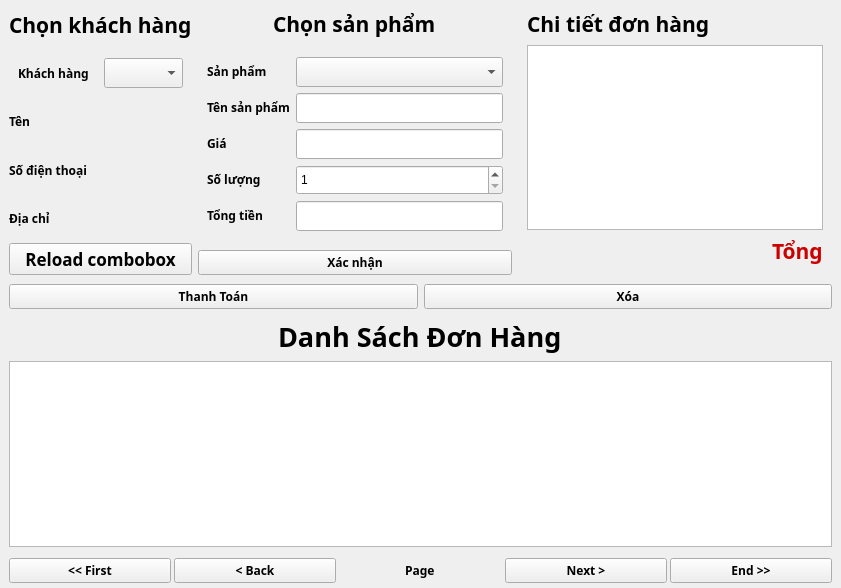
<?xml version="1.0" encoding="UTF-8"?>
<ui version="4.0">
 <class>FDatHang</class>
 <widget class="QWidget" name="FDatHang">
  <property name="geometry">
   <rect>
    <x>0</x>
    <y>0</y>
    <width>841</width>
    <height>588</height>
   </rect>
  </property>
  <property name="windowTitle">
   <string>Form</string>
  </property>
  <layout class="QVBoxLayout" name="verticalLayout">
   <property name="spacing">
    <number>0</number>
   </property>
   <property name="leftMargin">
    <number>0</number>
   </property>
   <property name="topMargin">
    <number>0</number>
   </property>
   <property name="rightMargin">
    <number>0</number>
   </property>
   <property name="bottomMargin">
    <number>0</number>
   </property>
   <item>
    <widget class="QWidget" name="widget_2" native="true">
     <layout class="QVBoxLayout" name="verticalLayout_3">
      <property name="spacing">
       <number>0</number>
      </property>
      <property name="leftMargin">
       <number>9</number>
      </property>
      <property name="topMargin">
       <number>0</number>
      </property>
      <property name="rightMargin">
       <number>9</number>
      </property>
      <property name="bottomMargin">
       <number>0</number>
      </property>
      <item>
       <widget class="QWidget" name="widget_5" native="true">
        <layout class="QHBoxLayout" name="horizontalLayout_3">
         <property name="leftMargin">
          <number>0</number>
         </property>
         <property name="topMargin">
          <number>0</number>
         </property>
         <property name="rightMargin">
          <number>0</number>
         </property>
         <property name="bottomMargin">
          <number>0</number>
         </property>
         <item>
          <widget class="QWidget" name="widget_9" native="true">
           <layout class="QVBoxLayout" name="verticalLayout_8">
            <property name="spacing">
             <number>0</number>
            </property>
            <property name="leftMargin">
             <number>0</number>
            </property>
            <property name="topMargin">
             <number>0</number>
            </property>
            <property name="rightMargin">
             <number>0</number>
            </property>
            <property name="bottomMargin">
             <number>0</number>
            </property>
            <item alignment="Qt::AlignHCenter">
             <widget class="QLabel" name="label_9">
              <property name="font">
               <font>
                <family>Ubuntu Condensed</family>
                <pointsize>16</pointsize>
                <weight>75</weight>
                <bold>true</bold>
               </font>
              </property>
              <property name="text">
               <string>Chọn khách hàng</string>
              </property>
             </widget>
            </item>
            <item>
             <widget class="QWidget" name="widget" native="true">
              <layout class="QHBoxLayout" name="horizontalLayout_4">
               <item>
                <widget class="QLabel" name="label_3">
                 <property name="font">
                  <font>
                   <family>Ubuntu Condensed</family>
                   <weight>75</weight>
                   <bold>true</bold>
                  </font>
                 </property>
                 <property name="text">
                  <string>Khách hàng</string>
                 </property>
                </widget>
               </item>
               <item>
                <widget class="QComboBox" name="cbKhachHang">
                 <property name="minimumSize">
                  <size>
                   <width>0</width>
                   <height>30</height>
                  </size>
                 </property>
                </widget>
               </item>
              </layout>
             </widget>
            </item>
            <item>
             <widget class="QLabel" name="lbTenKH">
              <property name="font">
               <font>
                <family>Ubuntu Condensed</family>
                <weight>75</weight>
                <bold>true</bold>
               </font>
              </property>
              <property name="text">
               <string>Tên</string>
              </property>
             </widget>
            </item>
            <item>
             <widget class="QLabel" name="lbSDT">
              <property name="font">
               <font>
                <family>Ubuntu Condensed</family>
                <weight>75</weight>
                <bold>true</bold>
               </font>
              </property>
              <property name="text">
               <string>Số điện thoại</string>
              </property>
             </widget>
            </item>
            <item>
             <widget class="QLabel" name="lbDiaChi">
              <property name="font">
               <font>
                <family>Ubuntu Condensed</family>
                <weight>75</weight>
                <bold>true</bold>
               </font>
              </property>
              <property name="text">
               <string>Địa chỉ</string>
              </property>
             </widget>
            </item>
            <item>
             <widget class="QPushButton" name="btnLoadCB">
              <property name="font">
               <font>
                <family>Ubuntu Condensed</family>
                <pointsize>13</pointsize>
                <weight>75</weight>
                <bold>true</bold>
               </font>
              </property>
              <property name="text">
               <string>Reload combobox</string>
              </property>
             </widget>
            </item>
           </layout>
          </widget>
         </item>
         <item>
          <widget class="QWidget" name="widget_8" native="true">
           <layout class="QVBoxLayout" name="verticalLayout_4">
            <property name="spacing">
             <number>0</number>
            </property>
            <property name="leftMargin">
             <number>0</number>
            </property>
            <property name="topMargin">
             <number>0</number>
            </property>
            <property name="rightMargin">
             <number>0</number>
            </property>
            <property name="bottomMargin">
             <number>0</number>
            </property>
            <item alignment="Qt::AlignHCenter">
             <widget class="QLabel" name="label_6">
              <property name="sizePolicy">
               <sizepolicy hsizetype="Preferred" vsizetype="Fixed">
                <horstretch>0</horstretch>
                <verstretch>0</verstretch>
               </sizepolicy>
              </property>
              <property name="maximumSize">
               <size>
                <width>16777215</width>
                <height>48</height>
               </size>
              </property>
              <property name="font">
               <font>
                <family>Ubuntu Condensed</family>
                <pointsize>16</pointsize>
                <weight>75</weight>
                <bold>true</bold>
               </font>
              </property>
              <property name="text">
               <string>Chọn sản phẩm</string>
              </property>
             </widget>
            </item>
            <item>
             <widget class="QWidget" name="widget" native="true">
              <layout class="QFormLayout" name="formLayout">
               <item row="0" column="0">
                <widget class="QLabel" name="label_2">
                 <property name="font">
                  <font>
                   <family>Ubuntu Condensed</family>
                   <weight>75</weight>
                   <bold>true</bold>
                  </font>
                 </property>
                 <property name="text">
                  <string>Sản phẩm</string>
                 </property>
                </widget>
               </item>
               <item row="0" column="1">
                <widget class="QComboBox" name="cbSanPham">
                 <property name="minimumSize">
                  <size>
                   <width>0</width>
                   <height>30</height>
                  </size>
                 </property>
                </widget>
               </item>
               <item row="1" column="0">
                <widget class="QLabel" name="label_10">
                 <property name="font">
                  <font>
                   <family>Ubuntu Condensed</family>
                   <weight>75</weight>
                   <bold>true</bold>
                  </font>
                 </property>
                 <property name="text">
                  <string>Tên sản phẩm</string>
                 </property>
                </widget>
               </item>
               <item row="1" column="1">
                <widget class="QLineEdit" name="txtTenSP">
                 <property name="enabled">
                  <bool>true</bool>
                 </property>
                 <property name="minimumSize">
                  <size>
                   <width>0</width>
                   <height>30</height>
                  </size>
                 </property>
                 <property name="readOnly">
                  <bool>true</bool>
                 </property>
                </widget>
               </item>
               <item row="2" column="0">
                <widget class="QLabel" name="label_7">
                 <property name="font">
                  <font>
                   <family>Ubuntu Condensed</family>
                   <weight>75</weight>
                   <bold>true</bold>
                  </font>
                 </property>
                 <property name="text">
                  <string>Giá</string>
                 </property>
                </widget>
               </item>
               <item row="2" column="1">
                <widget class="QLineEdit" name="txtGia">
                 <property name="enabled">
                  <bool>true</bool>
                 </property>
                 <property name="minimumSize">
                  <size>
                   <width>0</width>
                   <height>30</height>
                  </size>
                 </property>
                 <property name="readOnly">
                  <bool>true</bool>
                 </property>
                </widget>
               </item>
               <item row="3" column="0">
                <widget class="QLabel" name="label_4">
                 <property name="font">
                  <font>
                   <family>Ubuntu Condensed</family>
                   <weight>75</weight>
                   <bold>true</bold>
                  </font>
                 </property>
                 <property name="text">
                  <string>Số lượng</string>
                 </property>
                </widget>
               </item>
               <item row="3" column="1">
                <widget class="QSpinBox" name="sbSL">
                 <property name="minimumSize">
                  <size>
                   <width>0</width>
                   <height>30</height>
                  </size>
                 </property>
                 <property name="minimum">
                  <number>1</number>
                 </property>
                </widget>
               </item>
               <item row="4" column="0">
                <widget class="QLabel" name="label_5">
                 <property name="font">
                  <font>
                   <family>Ubuntu Condensed</family>
                   <weight>75</weight>
                   <bold>true</bold>
                  </font>
                 </property>
                 <property name="text">
                  <string>Tổng tiền</string>
                 </property>
                </widget>
               </item>
               <item row="4" column="1">
                <widget class="QLineEdit" name="txtTong">
                 <property name="enabled">
                  <bool>true</bool>
                 </property>
                 <property name="minimumSize">
                  <size>
                   <width>0</width>
                   <height>30</height>
                  </size>
                 </property>
                 <property name="readOnly">
                  <bool>true</bool>
                 </property>
                </widget>
               </item>
              </layout>
             </widget>
            </item>
            <item>
             <widget class="QPushButton" name="btnXacNhan">
              <property name="font">
               <font>
                <family>Ubuntu Condensed</family>
                <weight>75</weight>
                <bold>true</bold>
               </font>
              </property>
              <property name="text">
               <string>Xác nhận</string>
              </property>
             </widget>
            </item>
           </layout>
          </widget>
         </item>
         <item>
          <widget class="QWidget" name="widget_7" native="true">
           <property name="minimumSize">
            <size>
             <width>0</width>
             <height>0</height>
            </size>
           </property>
           <layout class="QVBoxLayout" name="verticalLayout_6">
            <item>
             <widget class="QLabel" name="label_12">
              <property name="font">
               <font>
                <family>Ubuntu Condensed</family>
                <pointsize>16</pointsize>
                <weight>75</weight>
                <bold>true</bold>
               </font>
              </property>
              <property name="text">
               <string>Chi tiết đơn hàng</string>
              </property>
             </widget>
            </item>
            <item>
             <widget class="QTableView" name="tabCTDH">
              <property name="editTriggers">
               <set>QAbstractItemView::NoEditTriggers</set>
              </property>
             </widget>
            </item>
            <item alignment="Qt::AlignRight">
             <widget class="QLabel" name="lbTongTien">
              <property name="font">
               <font>
                <family>Ubuntu Condensed</family>
                <pointsize>16</pointsize>
                <weight>75</weight>
                <bold>true</bold>
               </font>
              </property>
              <property name="styleSheet">
               <string notr="true">color: rgb(204, 0, 0);</string>
              </property>
              <property name="text">
               <string>Tổng</string>
              </property>
             </widget>
            </item>
           </layout>
          </widget>
         </item>
        </layout>
       </widget>
      </item>
      <item>
       <widget class="QWidget" name="widget_6" native="true">
        <property name="sizePolicy">
         <sizepolicy hsizetype="Preferred" vsizetype="Fixed">
          <horstretch>0</horstretch>
          <verstretch>0</verstretch>
         </sizepolicy>
        </property>
        <layout class="QHBoxLayout" name="horizontalLayout_2">
         <property name="leftMargin">
          <number>0</number>
         </property>
         <property name="topMargin">
          <number>9</number>
         </property>
         <property name="rightMargin">
          <number>0</number>
         </property>
         <item>
          <widget class="QPushButton" name="btnThanhToan">
           <property name="font">
            <font>
             <family>Ubuntu Condensed</family>
             <weight>75</weight>
             <bold>true</bold>
            </font>
           </property>
           <property name="text">
            <string>Thanh Toán</string>
           </property>
          </widget>
         </item>
         <item>
          <widget class="QPushButton" name="btnXoa">
           <property name="font">
            <font>
             <family>Ubuntu Condensed</family>
             <weight>75</weight>
             <bold>true</bold>
            </font>
           </property>
           <property name="text">
            <string>Xóa</string>
           </property>
          </widget>
         </item>
        </layout>
       </widget>
      </item>
     </layout>
    </widget>
   </item>
   <item>
    <widget class="QWidget" name="widget" native="true">
     <layout class="QVBoxLayout" name="verticalLayout_2">
      <property name="topMargin">
       <number>0</number>
      </property>
      <property name="bottomMargin">
       <number>0</number>
      </property>
      <item>
       <widget class="QWidget" name="widget_3" native="true">
        <property name="sizePolicy">
         <sizepolicy hsizetype="Preferred" vsizetype="Fixed">
          <horstretch>0</horstretch>
          <verstretch>0</verstretch>
         </sizepolicy>
        </property>
        <layout class="QHBoxLayout" name="horizontalLayout">
         <property name="spacing">
          <number>0</number>
         </property>
         <property name="leftMargin">
          <number>0</number>
         </property>
         <property name="topMargin">
          <number>0</number>
         </property>
         <property name="rightMargin">
          <number>0</number>
         </property>
         <property name="bottomMargin">
          <number>0</number>
         </property>
         <item alignment="Qt::AlignHCenter">
          <widget class="QLabel" name="label">
           <property name="font">
            <font>
             <family>Ubuntu Condensed</family>
             <pointsize>20</pointsize>
             <weight>75</weight>
             <bold>true</bold>
            </font>
           </property>
           <property name="text">
            <string>Danh Sách Đơn Hàng</string>
           </property>
          </widget>
         </item>
        </layout>
       </widget>
      </item>
      <item>
       <widget class="QWidget" name="widget_4" native="true">
        <layout class="QVBoxLayout" name="verticalLayout_5">
         <property name="spacing">
          <number>0</number>
         </property>
         <property name="leftMargin">
          <number>0</number>
         </property>
         <property name="topMargin">
          <number>0</number>
         </property>
         <property name="rightMargin">
          <number>0</number>
         </property>
         <property name="bottomMargin">
          <number>0</number>
         </property>
         <item>
          <widget class="QTableView" name="tabDonHang">
           <property name="editTriggers">
            <set>QAbstractItemView::NoEditTriggers</set>
           </property>
          </widget>
         </item>
        </layout>
       </widget>
      </item>
      <item>
       <widget class="QWidget" name="widget_11" native="true">
        <layout class="QHBoxLayout" name="horizontalLayout_10">
         <property name="spacing">
          <number>3</number>
         </property>
         <property name="leftMargin">
          <number>0</number>
         </property>
         <property name="topMargin">
          <number>0</number>
         </property>
         <property name="rightMargin">
          <number>0</number>
         </property>
         <property name="bottomMargin">
          <number>0</number>
         </property>
         <item>
          <widget class="QPushButton" name="btnFirst">
           <property name="font">
            <font>
             <family>Ubuntu Condensed</family>
             <weight>75</weight>
             <bold>true</bold>
            </font>
           </property>
           <property name="text">
            <string>&lt;&lt; First</string>
           </property>
          </widget>
         </item>
         <item>
          <widget class="QPushButton" name="btnBack">
           <property name="font">
            <font>
             <family>Ubuntu Condensed</family>
             <weight>75</weight>
             <bold>true</bold>
            </font>
           </property>
           <property name="text">
            <string>&lt; Back</string>
           </property>
          </widget>
         </item>
         <item alignment="Qt::AlignHCenter">
          <widget class="QWidget" name="widget_12" native="true">
           <layout class="QVBoxLayout" name="verticalLayout_7">
            <item>
             <widget class="QLabel" name="lbPage">
              <property name="font">
               <font>
                <family>Ubuntu Condensed</family>
                <weight>75</weight>
                <bold>true</bold>
               </font>
              </property>
              <property name="text">
               <string>Page</string>
              </property>
             </widget>
            </item>
           </layout>
          </widget>
         </item>
         <item>
          <widget class="QPushButton" name="btnNext">
           <property name="font">
            <font>
             <family>Ubuntu Condensed</family>
             <weight>75</weight>
             <bold>true</bold>
            </font>
           </property>
           <property name="text">
            <string>Next &gt;</string>
           </property>
          </widget>
         </item>
         <item>
          <widget class="QPushButton" name="btnEnd">
           <property name="font">
            <font>
             <family>Ubuntu Condensed</family>
             <weight>75</weight>
             <bold>true</bold>
            </font>
           </property>
           <property name="text">
            <string>End &gt;&gt;</string>
           </property>
          </widget>
         </item>
        </layout>
       </widget>
      </item>
     </layout>
    </widget>
   </item>
  </layout>
 </widget>
 <resources/>
 <connections/>
</ui>
